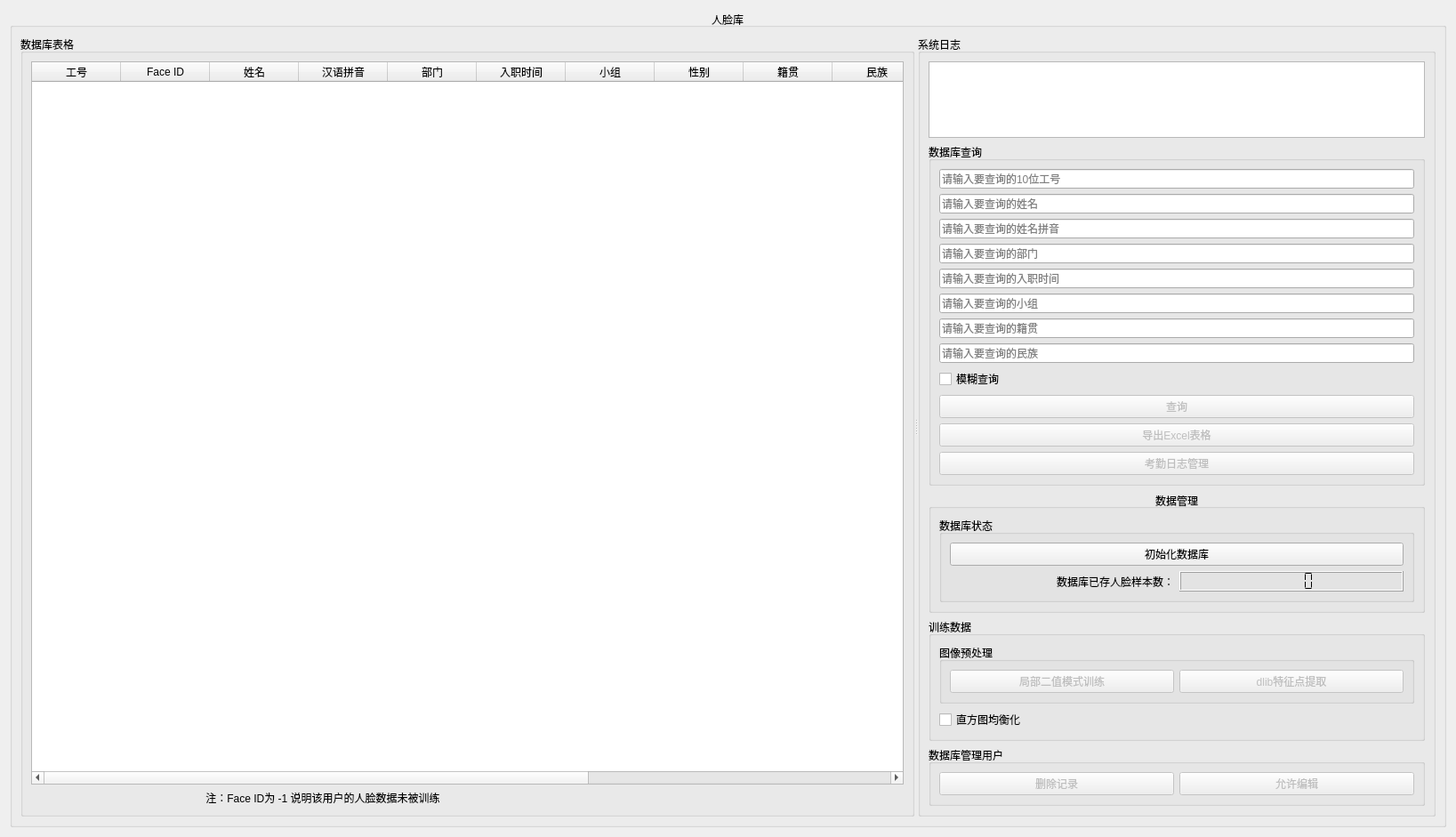
<?xml version="1.0" encoding="UTF-8"?>
<ui version="4.0">
 <class>dataManageUI</class>
 <widget class="QWidget" name="dataManageUI">
  <property name="geometry">
   <rect>
    <x>0</x>
    <y>0</y>
    <width>1637</width>
    <height>941</height>
   </rect>
  </property>
  <property name="windowTitle">
   <string>人脸识别考勤管理系统 - 数据管理端</string>
  </property>
  <layout class="QHBoxLayout" name="horizontalLayout_3">
   <item>
    <widget class="QGroupBox" name="faceDbGroupBox">
     <property name="title">
      <string>人脸库</string>
     </property>
     <property name="alignment">
      <set>Qt::AlignCenter</set>
     </property>
     <layout class="QHBoxLayout" name="horizontalLayout_2">
      <item>
       <widget class="QSplitter" name="splitter">
        <property name="orientation">
         <enum>Qt::Horizontal</enum>
        </property>
        <widget class="QGroupBox" name="dbVisualGroupBox">
         <property name="title">
          <string>数据库表格</string>
         </property>
         <layout class="QGridLayout" name="gridLayout_2">
          <item row="0" column="0">
           <widget class="QTableWidget" name="tableWidget">
            <property name="selectionBehavior">
             <enum>QAbstractItemView::SelectRows</enum>
            </property>
            <property name="sortingEnabled">
             <bool>true</bool>
            </property>
            <attribute name="horizontalHeaderCascadingSectionResizes">
             <bool>false</bool>
            </attribute>
            <attribute name="horizontalHeaderStretchLastSection">
             <bool>false</bool>
            </attribute>
            <attribute name="verticalHeaderCascadingSectionResizes">
             <bool>true</bool>
            </attribute>
            <column>
             <property name="text">
              <string>工号</string>
             </property>
            </column>
            <column>
             <property name="text">
              <string>Face ID</string>
             </property>
            </column>
            <column>
             <property name="text">
              <string>姓名</string>
             </property>
            </column>
            <column>
             <property name="text">
              <string>汉语拼音</string>
             </property>
            </column>
            <column>
             <property name="text">
              <string>部门</string>
             </property>
            </column>
            <column>
             <property name="text">
              <string>入职时间</string>
             </property>
            </column>
            <column>
             <property name="text">
              <string>小组</string>
             </property>
            </column>
            <column>
             <property name="text">
              <string>性别</string>
             </property>
            </column>
            <column>
             <property name="text">
              <string>籍贯</string>
             </property>
            </column>
            <column>
             <property name="text">
              <string>民族</string>
             </property>
            </column>
            <column>
             <property name="text">
              <string>需出勤次数</string>
             </property>
            </column>
            <column>
             <property name="text">
              <string>总签到次数</string>
             </property>
            </column>
            <column>
             <property name="text">
              <string>注册时间</string>
             </property>
            </column>
            <column>
             <property name="text">
              <string>出勤率</string>
             </property>
            </column>
           </widget>
          </item>
          <item row="2" column="0">
           <widget class="QLabel" name="tipLabel">
            <property name="text">
             <string>                                                           注：Face ID为 -1 说明该用户的人脸数据未被训练</string>
            </property>
           </widget>
          </item>
         </layout>
        </widget>
        <widget class="QGroupBox" name="logGroupBox">
         <property name="title">
          <string>系统日志</string>
         </property>
         <layout class="QVBoxLayout" name="verticalLayout_3">
          <item>
           <widget class="QTextEdit" name="logTextEdit">
            <property name="readOnly">
             <bool>true</bool>
            </property>
           </widget>
          </item>
          <item>
           <widget class="QGroupBox" name="queryUserGroupBox">
            <property name="title">
             <string>数据库查询</string>
            </property>
            <layout class="QHBoxLayout" name="horizontalLayout">
             <item>
              <layout class="QVBoxLayout" name="verticalLayout">
               <item>
                <widget class="QLineEdit" name="querystuIDLineEdit">
                 <property name="placeholderText">
                  <string>请输入要查询的10位工号</string>
                 </property>
                </widget>
               </item>
               <item>
                <widget class="QLineEdit" name="queryNameLineEdit">
                 <property name="placeholderText">
                  <string>请输入要查询的姓名</string>
                 </property>
                </widget>
               </item>
               <item>
                <widget class="QLineEdit" name="queryenNameLineEdit">
                 <property name="placeholderText">
                  <string>请输入要查询的姓名拼音</string>
                 </property>
                </widget>
               </item>
               <item>
                <widget class="QLineEdit" name="queryMajorLineEdit">
                 <property name="placeholderText">
                  <string>请输入要查询的部门</string>
                 </property>
                </widget>
               </item>
               <item>
                <widget class="QLineEdit" name="queryGradeLineEdit">
                 <property name="placeholderText">
                  <string>请输入要查询的入职时间</string>
                 </property>
                </widget>
               </item>
               <item>
                <widget class="QLineEdit" name="queryClassLineEdit">
                 <property name="placeholderText">
                  <string>请输入要查询的小组</string>
                 </property>
                </widget>
               </item>
               <item>
                <widget class="QLineEdit" name="queryProvinceLineEdit">
                 <property name="placeholderText">
                  <string>请输入要查询的籍贯</string>
                 </property>
                </widget>
               </item>
               <item>
                <widget class="QLineEdit" name="queryNationLineEdit">
                 <property name="placeholderText">
                  <string>请输入要查询的民族</string>
                 </property>
                </widget>
               </item>
               <item>
                <widget class="QCheckBox" name="LikeSelectCheckBox">
                 <property name="text">
                  <string>模糊查询</string>
                 </property>
                </widget>
               </item>
               <item>
                <widget class="QPushButton" name="queryUserButton">
                 <property name="enabled">
                  <bool>false</bool>
                 </property>
                 <property name="toolTip">
                  <string>数据库未完成初始化，请检查</string>
                 </property>
                 <property name="text">
                  <string>查询</string>
                 </property>
                </widget>
               </item>
               <item>
                <widget class="QPushButton" name="ExportExcelpushButton">
                 <property name="enabled">
                  <bool>false</bool>
                 </property>
                 <property name="text">
                  <string>导出Excel表格</string>
                 </property>
                </widget>
               </item>
               <item>
                <widget class="QPushButton" name="LogmanagepushButton">
                 <property name="enabled">
                  <bool>false</bool>
                 </property>
                 <property name="toolTip">
                  <string>数据库未完成初始化，请检查</string>
                 </property>
                 <property name="text">
                  <string>考勤日志管理</string>
                 </property>
                </widget>
               </item>
              </layout>
             </item>
            </layout>
           </widget>
          </item>
          <item>
           <widget class="QGroupBox" name="dbManageGroupBox">
            <property name="title">
             <string>数据管理</string>
            </property>
            <property name="alignment">
             <set>Qt::AlignCenter</set>
            </property>
            <layout class="QVBoxLayout" name="verticalLayout_4">
             <item>
              <widget class="QGroupBox" name="dbStatusGroupBox">
               <property name="title">
                <string>数据库状态</string>
               </property>
               <layout class="QGridLayout" name="gridLayout">
                <item row="0" column="0">
                 <widget class="QPushButton" name="initDbButton">
                  <property name="text">
                   <string>初始化数据库</string>
                  </property>
                 </widget>
                </item>
                <item row="1" column="0">
                 <layout class="QHBoxLayout" name="dbUserCountHorizontalLayout">
                  <item>
                   <widget class="QLabel" name="dbUserCountLabel">
                    <property name="text">
                     <string>数据库已存人脸样本数：</string>
                    </property>
                    <property name="alignment">
                     <set>Qt::AlignRight|Qt::AlignTrailing|Qt::AlignVCenter</set>
                    </property>
                   </widget>
                  </item>
                  <item>
                   <widget class="QLCDNumber" name="dbUserCountLcdNum">
                    <property name="segmentStyle">
                     <enum>QLCDNumber::Flat</enum>
                    </property>
                   </widget>
                  </item>
                 </layout>
                </item>
               </layout>
              </widget>
             </item>
            </layout>
           </widget>
          </item>
          <item>
           <widget class="QGroupBox" name="trainGroupBox">
            <property name="title">
             <string>训练数据</string>
            </property>
            <layout class="QGridLayout" name="gridLayout_6">
             <item row="1" column="0">
              <widget class="QGroupBox" name="imgPreprocessGroupBox">
               <property name="title">
                <string>图像预处理</string>
               </property>
               <layout class="QHBoxLayout" name="horizontalLayout_5">
                <item>
                 <widget class="QPushButton" name="trainButton">
                  <property name="enabled">
                   <bool>false</bool>
                  </property>
                  <property name="toolTip">
                   <string>数据库未完成初始化，请检查</string>
                  </property>
                  <property name="text">
                   <string>局部二值模式训练</string>
                  </property>
                 </widget>
                </item>
                <item>
                 <widget class="QPushButton" name="dlibButton">
                  <property name="enabled">
                   <bool>false</bool>
                  </property>
                  <property name="toolTip">
                   <string>数据库未完成初始化，请检查</string>
                  </property>
                  <property name="text">
                   <string>dlib特征点提取</string>
                  </property>
                 </widget>
                </item>
               </layout>
              </widget>
             </item>
             <item row="2" column="0">
              <widget class="QCheckBox" name="equalizeHistCheckBox">
               <property name="text">
                <string>直方图均衡化</string>
               </property>
              </widget>
             </item>
            </layout>
           </widget>
          </item>
          <item>
           <widget class="QGroupBox" name="deleteUserGroupBox">
            <property name="title">
             <string>数据库管理用户</string>
            </property>
            <layout class="QHBoxLayout" name="horizontalLayout_4">
             <item>
              <widget class="QPushButton" name="deleteUserButton">
               <property name="enabled">
                <bool>false</bool>
               </property>
               <property name="toolTip">
                <string>&lt;html&gt;&lt;head/&gt;&lt;body&gt;&lt;p&gt;未选择用户数据，请在数据表格中选择用户数据再删除。按住Ctrl可以多选非相邻行，按住shift可以连续选择多条相邻行&lt;/p&gt;&lt;/body&gt;&lt;/html&gt;</string>
               </property>
               <property name="text">
                <string>删除记录</string>
               </property>
              </widget>
             </item>
             <item>
              <widget class="QPushButton" name="CellChangeButton">
               <property name="enabled">
                <bool>false</bool>
               </property>
               <property name="toolTip">
                <string>数据库未完成初始化，请检查</string>
               </property>
               <property name="text">
                <string>允许编辑</string>
               </property>
              </widget>
             </item>
            </layout>
           </widget>
          </item>
         </layout>
        </widget>
       </widget>
      </item>
     </layout>
    </widget>
   </item>
  </layout>
 </widget>
 <resources/>
 <connections/>
</ui>
